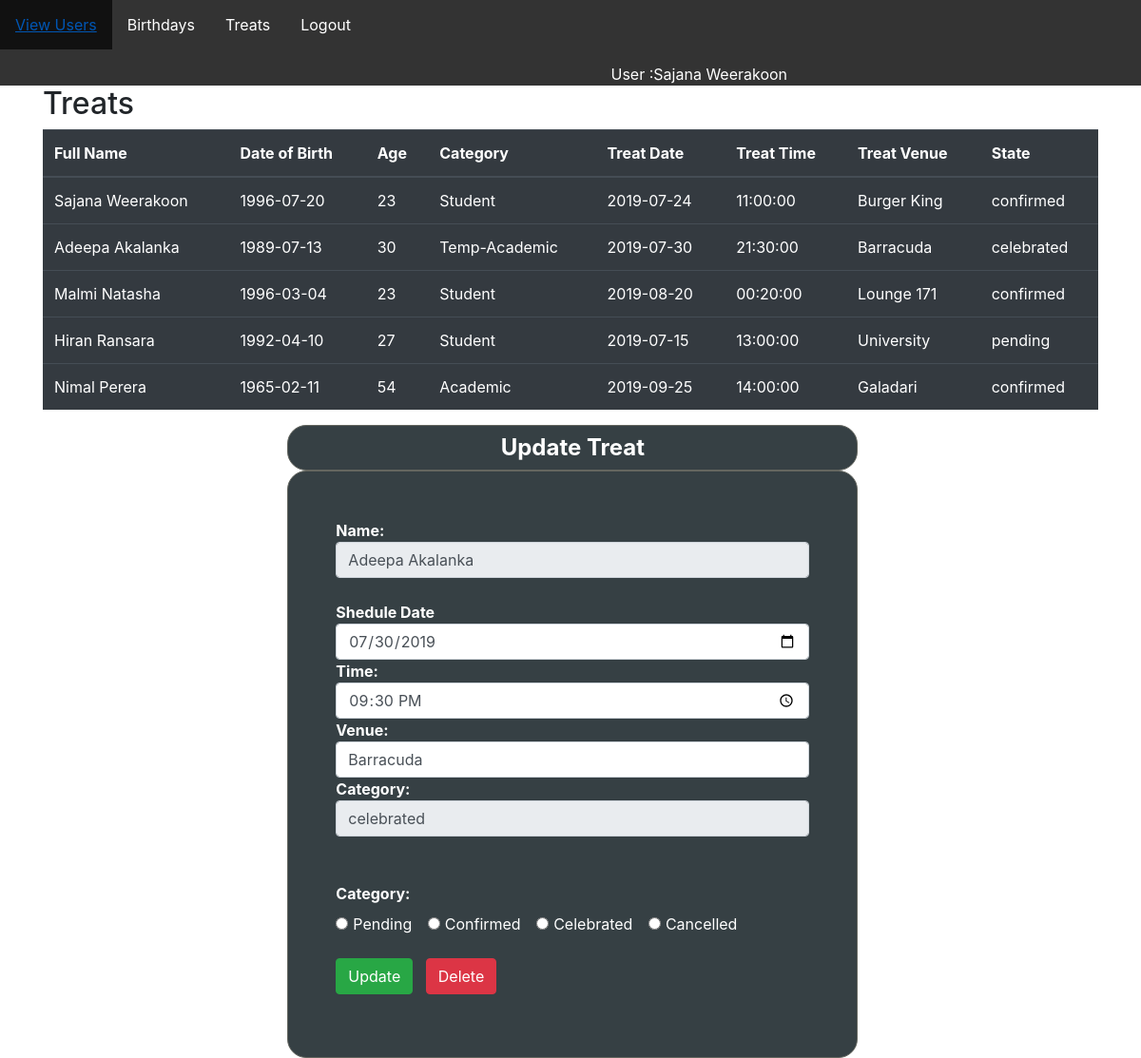
The app's page /treatshedule.php?treatid=3 (signed in) with its own data.
### tables this page shows
CREATE TABLE IF NOT EXISTS `treats` (
  `treat_id` int(11) NOT NULL AUTO_INCREMENT,
  `user_id` int(11) NOT NULL,
  `sheduleDate` date NOT NULL,
  `sheduleTime` time NOT NULL,
  `venue` varchar(50) NOT NULL,
  `state` varchar(50) NOT NULL,
  `treatNotes` varchar(50) NOT NULL,
  PRIMARY KEY (`treat_id`),
  KEY `user_id` (`user_id`)
);

CREATE TABLE IF NOT EXISTS `userdetails` (
  `user_id` int(50) NOT NULL AUTO_INCREMENT,
  `fname` varchar(50) NOT NULL,
  `lname` varchar(50) NOT NULL,
  `pname` varchar(50) NOT NULL,
  `DOB` date NOT NULL,
  `oemail` varchar(50) DEFAULT NULL,
  `pemail` varchar(50) NOT NULL,
  `mobile` int(10) NOT NULL,
  `facebook` varchar(50) DEFAULT NULL,
  `designation` varchar(50) DEFAULT NULL,
  `category` varchar(50) NOT NULL,
  `NIC` varchar(50) NOT NULL,
  `indexNO` varchar(50) DEFAULT NULL,
  `food` varchar(50) NOT NULL,
  `note` varchar(250) DEFAULT NULL,
  PRIMARY KEY (`user_id`)
);

### treatshedule.php (the view, shortened to what this page needs)
<?php
$con = mysqli_connect('localhost', 'root', '', 'birthday');
$query = "SELECT t.treat_id, u.user_id, u.fname, u.lname, u.DOB, u.category, t.sheduleDate, t.sheduleTime, t.venue, t.state FROM treats t, userdetails u where t.user_id = u.user_id";
$result = mysqli_query($con, $query);
?>
<!DOCTYPE html>
<html lang="en">
<head>
    <link rel="stylesheet" href="https://stackpath.bootstrapcdn.com/bootstrap/4.3.1/css/bootstrap.min.css"
>
        <link rel="stylesheet" href="./css/style.css">
</head>
<body>
<?php
  require_once("navbar.php");
  ?>
    <div class="container" id="alluser" >
        <h2>Treats</h2>
        <table class="table table-dark table-hover" id="treatTbl">
            <thead>
                <tr>
                    <th>Full Name</th>
                    <th>Date of Birth</th>
                    <th>Age</th>
                    <th>Category</th>
                    <th>Treat Date</th>
                    <th>Treat Time</th>
                    <th>Treat Venue</th>
                    <th>State</th>
                </tr>
            </thead>
            <tbody>
                <?php
                while($row = mysqli_fetch_assoc($result)){
                    $birthDate = $row['DOB'];
                     $birthDate = explode("-", $birthDate);
                    $age = (date("md", date("U", mktime(0, 0, 0, $birthDate[2], $birthDate[1], $birthDate[0]))) > date("md")
                            ? ((date("Y") - $birthDate[0]) - 0)
                                : (date("Y") - $birthDate[0]));
                echo"<tr>
                    <td style='display:none'>".$row['treat_id']."</td>
                    <td style='display:none'>".$row['user_id']."</td>
                    <td>".$row['fname']." ".$row['lname']."</td>
                    <td>".$row['DOB']."</td>
                    <td>".$age."</td>
                    <td>".$row['category']."</td>
                    <td>".$row['sheduleDate']."</td>
                    <td>".$row['sheduleTime']."</td>
                    <td>".$row['venue']."</td>
                    <td>".$row['state']."</td>
                    </tr>";
                }
                ?>
            </tbody>
        </table>
    </div>
                <?php
                if(isset($_GET['treatid'])){
                    $treatId = $_GET['treatid'];
                    $query1 = "SELECT t.treat_id, u.user_id, u.fname, u.lname, u.DOB, u.category, t.sheduleDate, t.sheduleTime, t.venue, t.state FROM treats t, userdetails u where t.user_id = u.user_id and treat_id='$treatId'";
                    $result1 = mysqli_query($con, $query1);
                    $row1 = mysqli_fetch_assoc($result1);
                    $fullName = $row1['fname']." ".$row1['lname'];
                    $date = $row1['sheduleDate'];
                    $time = $row1['sheduleTime'];
                    $venue = $row1['venue'];
                    $state = $row1['state'];
                    echo" <div id='flip' style='width: 600px; float: left; margin-top: 0cm; margin-left:8cm'><span id='treat'>Update Treat</span></div>
            <div id='panel' style='width: 600px; float: left; margin-top: 0cm;margin-left:8cm;text-align: left; display:inline '>
                <form name='frmUpdateTreat' action='#' method='POST'>
                <strong class='treatfont'>Name: </strong><input type='text' name='name' readonly
                class='form-control form-control' value='$fullName'><br>
                    <strong class='treatfont'>Shedule Date </strong> <input type='date' id='sheduleDate' name='sheduleDate' value='$date'
                        min='1920-01-01' max='2200-12-31' class='form-control' required>
                    <strong class='treatfont'>Time: </strong> <input type='time' name='time' class='form-control form-control' value='$time'
                        required>
                    <strong class='treatfont'>Venue: </strong><input type='text' name='venue' class='form-control form-control' value='$venue'
                        required>
                        <strong class='treatfont'>Category: </strong><input type='text' name='categoryR' readonly
                        class='form-control form-control' value='$state'><br>
                   <br>
                    <div class='form-group'>
                        <label class='treatfont' style='font-weight: bold' for='Category'>Category:</label>
                        <br>
                        <div class='form-check-inline'>
                            <label class='form-check-label treatfont'>
                                <input type='radio' class='form-check-input' value='pending' name='state' >Pending
                            </label>
                        </div>
                        <div class='form-check-inline'>
                            <label class='form-check-label treatfont'>
                                <input type='radio' class='form-check-input' value='confirmed' name='state'>Confirmed
                            </label>
                        </div>
                        <div class='form-check-inline'>
                            <label class='form-check-label treatfont'>
                                <input type='radio' class='form-check-input' value='celebrated' name='state'>Celebrated
                            </label>
                        </div>
                        <div class='form-check-inline'>
                            <label class='form-check-label treatfont'>
                                <input type='radio' class='form-check-input' value='cancelled' name='state'>Cancelled
                            </label>
                        </div>
                        <br><br>
                        <button type='submit' class='btn btn-success ' name='updateTreat'>Update</button>&nbsp;&nbsp;
                        <button type='submit' class='btn btn-danger ' name='delete'>Delete</button>
                </form>
            </div>";
                }
                ?>
</body>
</html>

### css/style.css (style rules this page uses)
#panel, #flip { padding: 5px; text-align: center; background-color: #364044; border: solid 1px #64665f; border-radius: 20px; margin-right: 1cm; }
#panel { padding: 50px; display: none; }
#treat { color: rgb(255, 255, 255); font-weight: bolder; font-size: 24px; }
.treatfont { color: rgb(255, 255, 255); }

### records on screen
treats: user.fname "Sajana", user.lname "Weerakoon", user.DOB "1996-07-20", user.DOB "23", user.category "Student", sheduleDate "2019-07-24", sheduleTime "11:00:00", venue "Burger King", state "confirmed"
treats: user.fname "Adeepa", user.lname "Akalanka", user.DOB "1989-07-13", user.DOB "30", user.category "Temp-Academic", sheduleDate "2019-07-30", sheduleTime "21:30:00", venue "Barracuda", state "celebrated", name "Adeepa Akalanka", sheduleDate "07/30/2019", time "21:30:00", categoryR "celebrated"
treats: user.fname "Malmi", user.lname "Natasha", user.DOB "1996-03-04", user.DOB "23", user.category "Student", sheduleDate "2019-08-20", sheduleTime "00:20:00", venue "Lounge 171", state "confirmed"
treats: user.fname "Hiran", user.lname "Ransara", user.DOB "1992-04-10", user.DOB "27", user.category "Student", sheduleDate "2019-07-15", sheduleTime "13:00:00", venue "University", state "pending"
treats: user.fname "Nimal", user.lname "Perera", user.DOB "1965-02-11", user.DOB "54", user.category "Academic", sheduleDate "2019-09-25", sheduleTime "14:00:00", venue "Galadari", state "confirmed"

### other values on screen
$user "Sajana Weerakoon"
